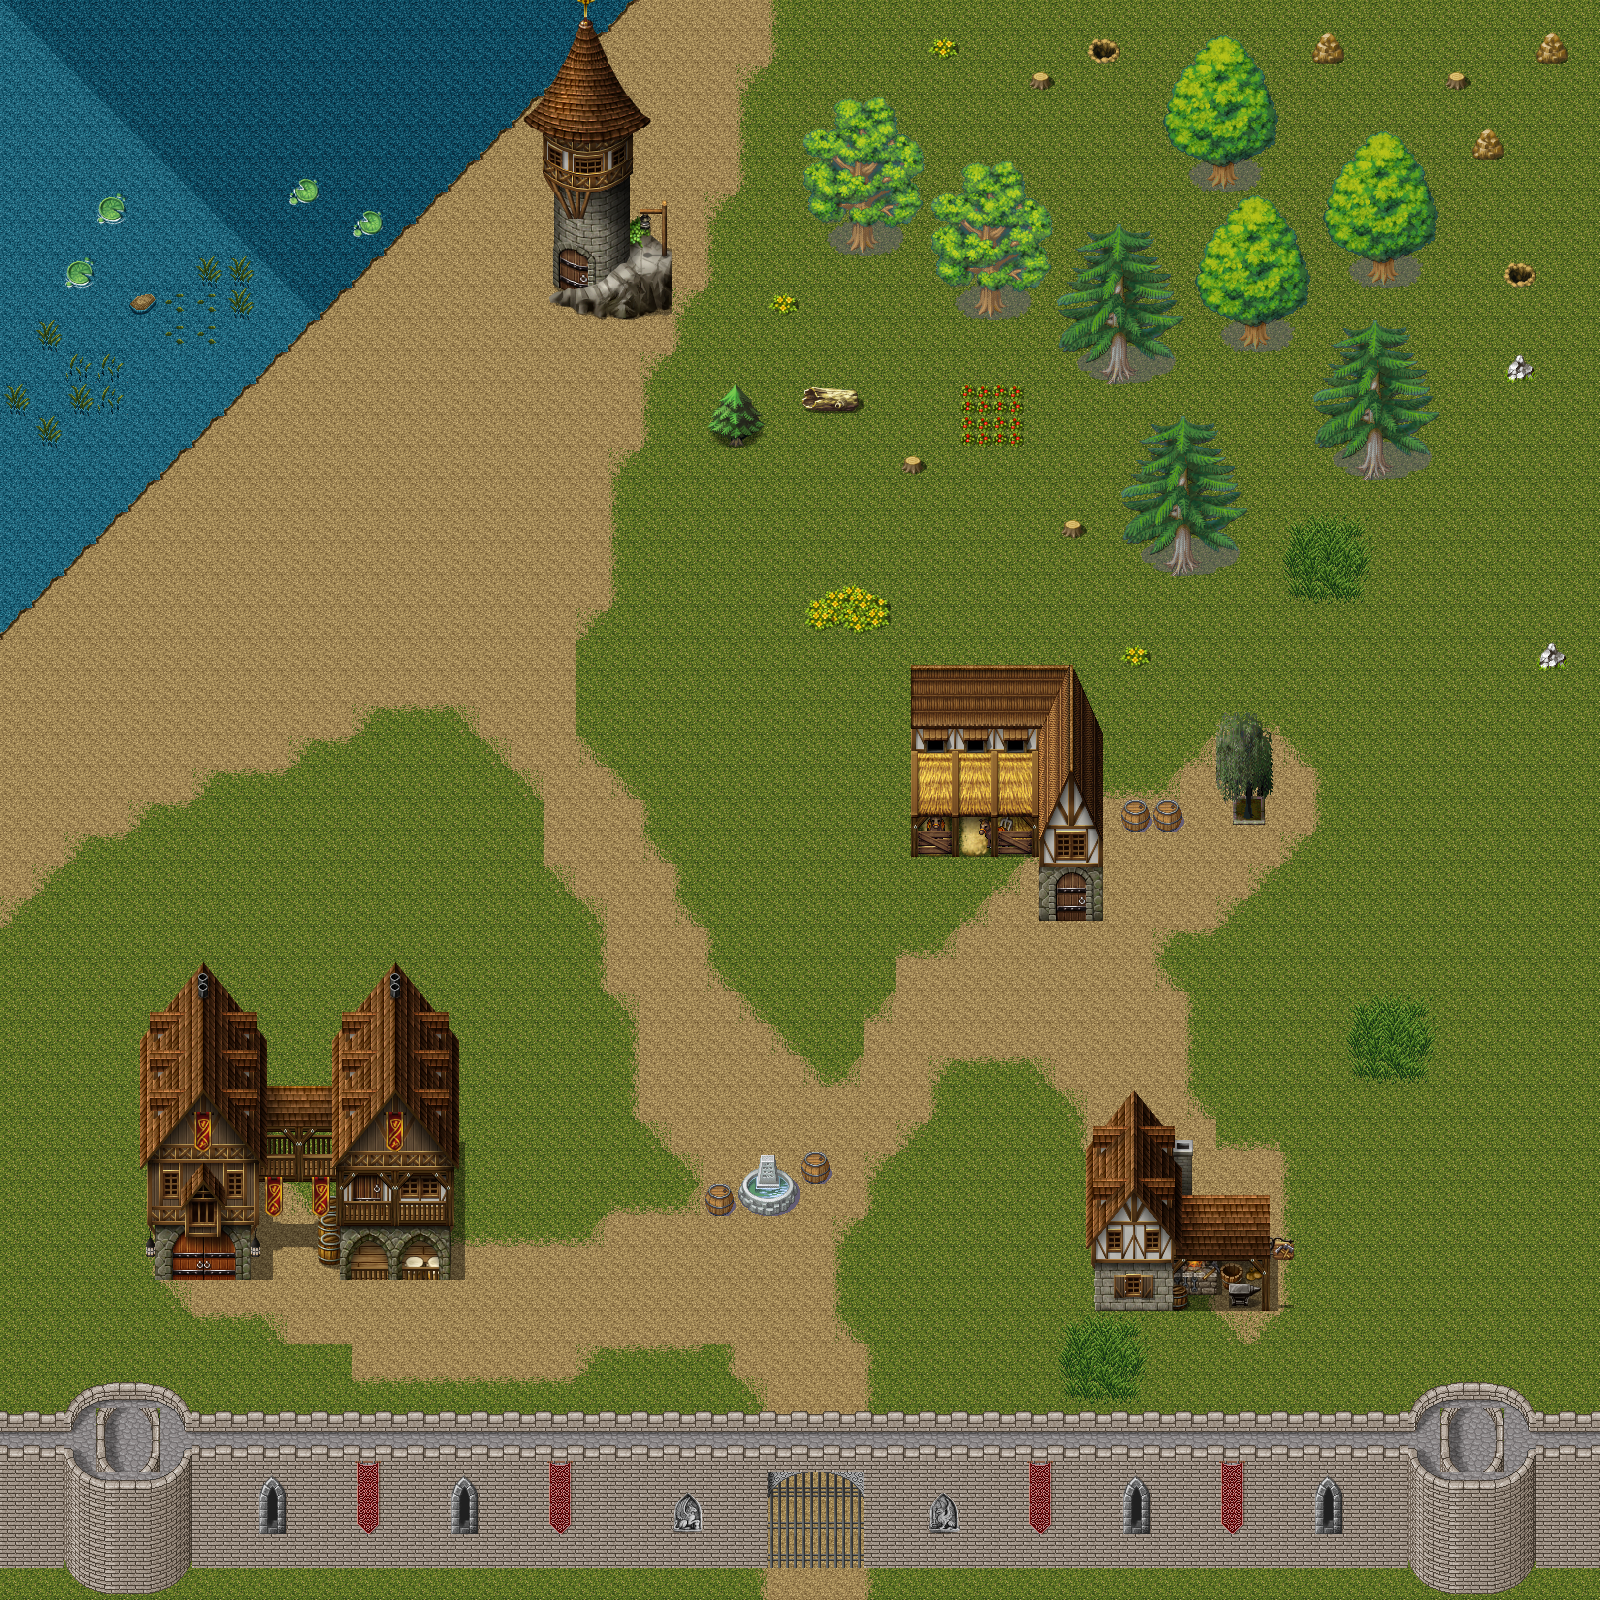

A level layout from a 2D game, rendered from its tile map. Below: a short description, then the map file with tile-grid data replaced by summaries:
An orthogonal 50x50 tile map with 32x32 px tiles, 2 tile layers (Background, Objects), 7 tilesets.

<map version="1.0" orientation="orthogonal" renderorder="right-down" width="50" height="50" tilewidth="32" tileheight="32" nextobjectid="1">
 <tileset firstgid="1" name="tileset" tilewidth="32" tileheight="32" tilecount="1280" columns="8">
  <image source="../Tiles/tileset.PNG" width="256" height="5120" />
 </tileset>
 <tileset firstgid="1281" name="tmw-concrete_walls-0113a" tilewidth="32" tileheight="32" tilecount="384" columns="16">
  <image source="../Tiles/tmw-concrete_walls-0113a.png" width="512" height="768" />
 </tileset>
 <tileset firstgid="1665" name="virdos_tileset1" tilewidth="32" tileheight="32" tilecount="240" columns="8">
  <image source="../Tiles/virdos_tileset1.PNG" width="256" height="960" />
 </tileset>
 <tileset firstgid="1905" name="outsidebforest" tilewidth="32" tileheight="32" tilecount="256" columns="16">
  <image source="../Tiles/outsidebforest.png" width="512" height="512" />
 </tileset>
 <tileset firstgid="2161" name="medievalhouses_2" tilewidth="32" tileheight="32" tilecount="416" columns="16">
  <image source="../Tiles/medievalhouses_2.png" width="540" height="854" />
 </tileset>
 <tileset firstgid="2577" name="vx-plants-tileset1" tilewidth="32" tileheight="32" tilecount="256" columns="16">
  <image source="../Tiles/vx-plants-tileset1.png" width="512" height="512" />
 </tileset>
 <tileset firstgid="2833" name="medievalhouses_2" tilewidth="32" tileheight="32" spacing="2" tilecount="375" columns="15">
  <image source="../Tiles/medievalhouses_2.png" width="540" height="854" />
 </tileset>
 <layer name="Background" width="50" height="50">
  <data>[2500 cells, 2492 non-empty, 28 distinct tile ids]</data>
 </layer>
 <layer name="Objects" width="50" height="50">
  <data>[2500 cells, 782 non-empty, 416 distinct tile ids]</data>
 </layer>
</map>
